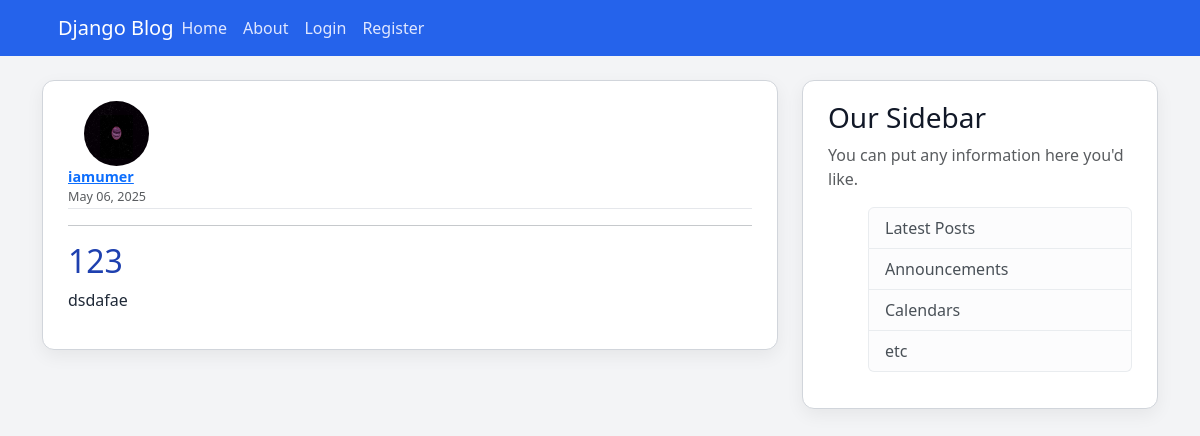
/blog/post/3/, run on the app's committed database.
### blog/models.py (models this page shows, shortened)
class Post(models.Model):
    title=models.CharField(max_length=100)
    content=models.TextField()
    date_posted=models.DateTimeField(default=timezone.now)
    author=models.ForeignKey(User, on_delete=models.CASCADE)

### users/models.py (models this page shows, shortened)
class Profile(models.Model):
    user= models.OneToOneField(User, on_delete=models.CASCADE)
    image= models.ImageField(default='default.jpg', upload_to='profile_pics')

### blog/views.py (the view)
# urls.py: path('post/<int:pk>/', PostDetailView.as_view(), name='post-detail'),
class PostDetailView(DetailView):
    model= Post

### blog/templates/blog/post_detail.html (shortened to what this page needs)
{% extends "blog/base.html" %}
{% block abs %}
<article class="media content-section">
  <img class="rounded-circle article-img me-3" src="{{ object.author.profile.image.url }}">
  <div class="media-body">
    <div class="article-metadata d-flex flex-column flex-md-row align-items-start justify-content-between">
      <div>
        <a class="mr-2 fw-bold" href="{% url 'user-post' object.author.username%}">{{ object.author }}</a>
        <small class="text-muted d-block">{{ object.date_posted|date:"F d, Y" }}</small>
      </div>
    </div>
    <hr>
    <h2 class="article-title">{{ object.title }}</h2>
    <p class="article-content">{{ object.content }}</p>
  </div>
</article>
{% endblock abs %}

### blog/static/blog/main.css (style rules this page uses)
body { background: #f3f4f6; color: #1f2937; margin-top: 5rem; font-family: 'Segoe UI', sans-serif; }
h1, h2, h3, h4, h5, h6 { color: #111827; }
.content-section { background: #ffffff; padding: 20px 25px; border: 1px solid #d1d5db; border-radius: 12px; margin-bottom: 20px; box-shadow: 0 6px 18px rgba(0, 0, 0, 0.06); }
.article-title { color: #1e40af; font-weight: 500; }
.article-content { white-space: pre-line; font-size: 1rem; line-height: 1.6; }
.article-img { height: 65px; width: 65px; margin-right: 16px; border-radius: 8px; }
.article-metadata { padding-bottom: 1px; margin-bottom: 4px; border-bottom: 1px solid #e5e7eb; font-size: 0.9rem; color: #6b7280; }

### data on the page
Post: author.profile.image (picture), author "iamumer", date_posted "May 06, 2025", title "123", content "dsdafae"
